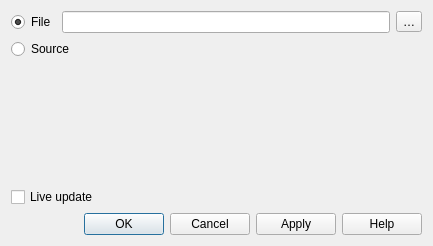
<?xml version="1.0" encoding="UTF-8"?>
<ui version="4.0">
 <class>QgsFormAnnotationDialogBase</class>
 <widget class="QDialog" name="QgsFormAnnotationDialogBase">
  <property name="geometry">
   <rect>
    <x>0</x>
    <y>0</y>
    <width>433</width>
    <height>246</height>
   </rect>
  </property>
  <property name="windowTitle">
   <string>Form Annotation</string>
  </property>
  <layout class="QGridLayout" name="gridLayout">
   <item row="3" column="0">
    <widget class="QStackedWidget" name="mStackedWidget">
     <widget class="QWidget" name="page"/>
     <widget class="QWidget" name="page_2"/>
    </widget>
   </item>
   <item row="1" column="0">
    <widget class="QRadioButton" name="mSourceRadioButton">
     <property name="text">
      <string>Source</string>
     </property>
    </widget>
   </item>
   <item row="0" column="0">
    <layout class="QHBoxLayout" name="horizontalLayout">
     <item>
      <widget class="QRadioButton" name="mFileRadioButton">
       <property name="text">
        <string>File</string>
       </property>
       <property name="checked">
        <bool>true</bool>
       </property>
      </widget>
     </item>
     <item>
      <widget class="QLineEdit" name="mFileLineEdit"/>
     </item>
     <item>
      <widget class="QToolButton" name="mBrowseToolButton">
       <property name="text">
        <string>…</string>
       </property>
      </widget>
     </item>
    </layout>
   </item>
   <item row="5" column="0">
    <widget class="QDialogButtonBox" name="mButtonBox">
     <property name="orientation">
      <enum>Qt::Horizontal</enum>
     </property>
     <property name="standardButtons">
      <set>QDialogButtonBox::Apply|QDialogButtonBox::Cancel|QDialogButtonBox::Help|QDialogButtonBox::Ok</set>
     </property>
    </widget>
   </item>
   <item row="2" column="0">
    <widget class="QgsCodeEditorHTML" name="mHtmlSourceTextEdit" native="true"/>
   </item>
   <item row="4" column="0">
    <widget class="QCheckBox" name="mLiveCheckBox">
     <property name="text">
      <string>Live update</string>
     </property>
    </widget>
   </item>
  </layout>
 </widget>
 <customwidgets>
  <customwidget>
   <class>QgsCodeEditorHTML</class>
   <extends>QWidget</extends>
   <header>qgis.gui</header>
  </customwidget>
 </customwidgets>
 <resources/>
 <connections>
  <connection>
   <sender>mButtonBox</sender>
   <signal>accepted()</signal>
   <receiver>QgsFormAnnotationDialogBase</receiver>
   <slot>accept()</slot>
   <hints>
    <hint type="sourcelabel">
     <x>248</x>
     <y>254</y>
    </hint>
    <hint type="destinationlabel">
     <x>157</x>
     <y>274</y>
    </hint>
   </hints>
  </connection>
  <connection>
   <sender>mButtonBox</sender>
   <signal>rejected()</signal>
   <receiver>QgsFormAnnotationDialogBase</receiver>
   <slot>reject()</slot>
   <hints>
    <hint type="sourcelabel">
     <x>316</x>
     <y>260</y>
    </hint>
    <hint type="destinationlabel">
     <x>286</x>
     <y>274</y>
    </hint>
   </hints>
  </connection>
 </connections>
</ui>
